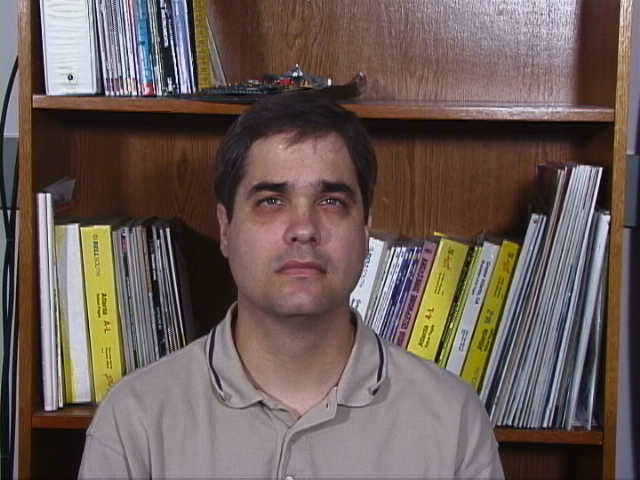
#> input picture spondereServer/recognition/dataset/s09/11.jpg, 640 x 480 px
$ python -i test_faceAlign.py   (imports and definitions only)
#> lines starting #> are read from the running program, lines starting #| are printed output that depends on the picture
import os
import cv2 as cv
from settings import FACE_DIM, PATH_IMAGES, faceCascade, eyeCascade
import numpy as np
from recognition.findFace import findFace as fc

def findFace(image):
    facesPositions = faceCascade.detectMultiScale(image)
    eyesPositions = eyeCascade.detectMultiScale(image)

    if len(facesPositions) > 0:
        column, row, width, height = facesPositions[0]
    else:
        return None, 'Erro ao localizar face, não existe faces na imagem. \n'

    #face(column, row, width, height)
    #localiza a maior regiao area que é cnsiderada uma face
    for face in facesPositions:
        if height < face[3]:
            column, row, width, height = face

    eyeLeft, eyeRight, error = checkEyes(eyesPositions, column, row, width, height)
    if error is not None: return None, error

    eyeLeftCenter = (int(eyeLeft[0]+ (eyeLeft[2]/2)), int(eyeLeft[1]+(eyeLeft[3]/2)))
    eyeRightCenter = (int(eyeRight[0]+ (eyeRight[2]/2)), int(eyeRight[1]+(eyeRight[3]/2)))

    if eyeLeftCenter[1] > eyeRightCenter[1]:
        A = (eyeRightCenter[0], eyeLeftCenter[1])
        direction = -1
    else:
        A = (eyeLeftCenter[0], eyeRightCenter[1])
        direction = 1

    delta_x = eyeRightCenter[0] - eyeLeftCenter[0]
    delta_y = eyeRightCenter[1] - eyeLeftCenter[1]
    angle = np.arctan(delta_y / delta_x)
    angle = (angle * 180) / np.pi

    h, w = image.shape[:2]
    center = (w // 2, h // 2)
    matrixRotation = cv.getRotationMatrix2D(center, (angle), 1.0)

    rotated = cv.warpAffine(image, matrixRotation, (w, h))

    image = rotated #recortar apartir do centro dos olhos para mehor resultado

    cropFace = image[ row: row+height, column:column+width]

    cropFace = cv.resize(cropFace, (FACE_DIM, FACE_DIM))

    return cropFace, None

#testar a funcão
def checkEyes(eyes, column, row, width, height):
    eyesChecked = []
    for (eyeColumn, eyeRow, eyeWidth, eyeHeight) in eyes:
        if (eyeColumn >= column and
                eyeColumn <= column+width and
                eyeRow >= row and
                eyeRow <= row+height):
            eyesChecked.append([eyeColumn, eyeRow, eyeWidth, eyeHeight])

    if len(eyesChecked) != 2:
        return None, None, "Quantidade de olhos localizados é insuficiente"

    eyeLeft = eyesChecked[0]
    eyeRight = eyesChecked[1]

    if eyeLeft[0] > eyeRight[0]:
        eyeLeft, eyeRight = eyeRight, eyeLeft

    return eyeLeft, eyeRight, None


# [18 lines not run here, left out]

>>> import cv2
>>> picture = cv2.imread('dataset/s09/11.jpg', cv2.IMREAD_GRAYSCALE)
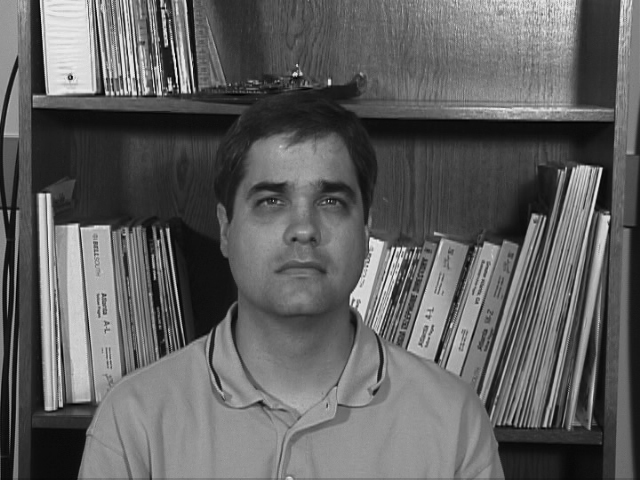
#> picture: shape (480, 640); min 0, max 236, mean 96.6
>>> result = findFace(picture)
#> in findFace, `facesPositions = faceCascade.detectMultiScale(image)`: facesPositions = [[221, 139, 162, 162]]
#> (the run stopped early here; a loop or call above may not have finished)

$ run again, on spondereServer/recognition/dataset/s09/03.jpg
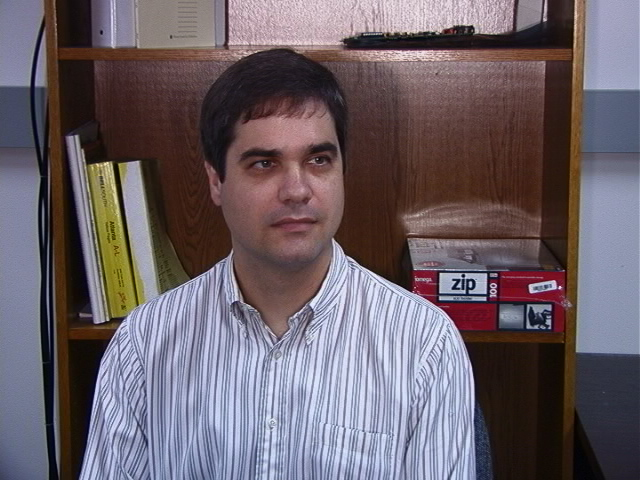
#> input picture spondereServer/recognition/dataset/s09/03.jpg, 640 x 480 px
#> `picture = cv2.imread('dataset/s09/11.jpg', cv2.IMREAD_GRAYSCALE)`:
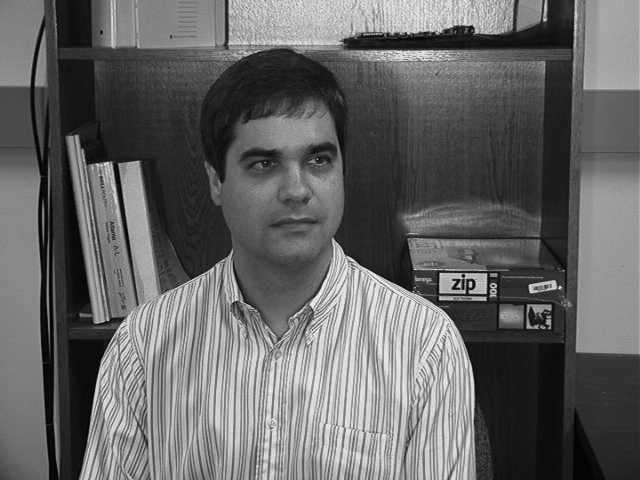
#> picture: shape (480, 640); min 0, max 237, mean 100.7
#> facesPositions = [[216, 105, 150, 150]]
